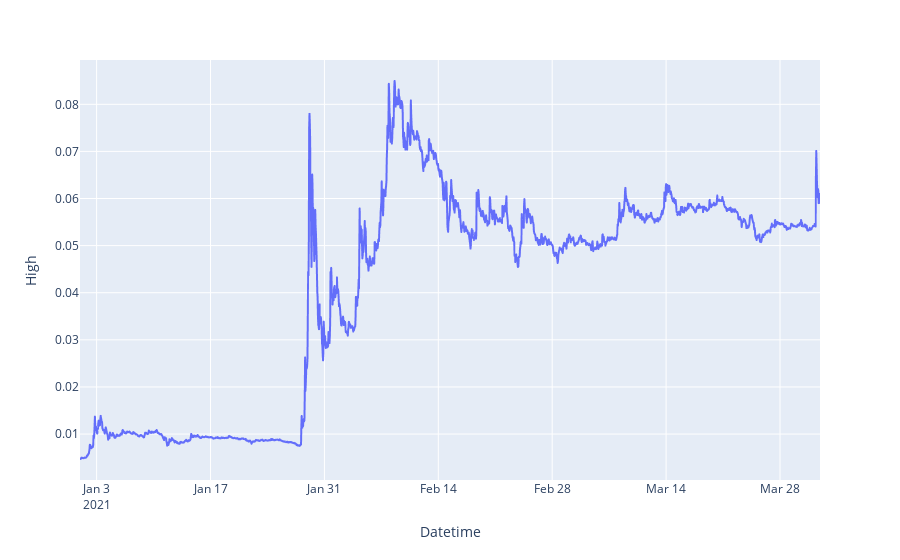

The code cell stored with this chart in its notebook:
### Code cell
import plotly.express as px

fig = px.line(data, x="Datetime", y="High")
fig.show()

### Figure 1 — Plotly figure (JSON) as saved in the notebook; plotly's stock layout.template omitted (floating-point values rounded to 4 significant figures; data arrays with more than 128 entries replaced by an {"elided": "..."} marker saying what was removed)
{"data": [{"hovertemplate": "Datetime=%{x}<br>High=%{y}<extra></extra>", "legendgroup": "", "line": {"color": "#636efa", "dash": "solid"}, "marker": {"symbol": "circle"}, "mode": "lines", "name": "", "showlegend": false, "type": "scattergl", "x": {"elided": "2179 str values"}, "xaxis": "x", "y": {"elided": "2179 float values"}, "yaxis": "y"}], "layout": {"legend": {"tracegroupgap": 0}, "margin": {"t": 60}, "xaxis": {"anchor": "y", "domain": [0, 1], "title": {"text": "Datetime"}}, "yaxis": {"anchor": "x", "domain": [0, 1], "title": {"text": "High"}}}}
